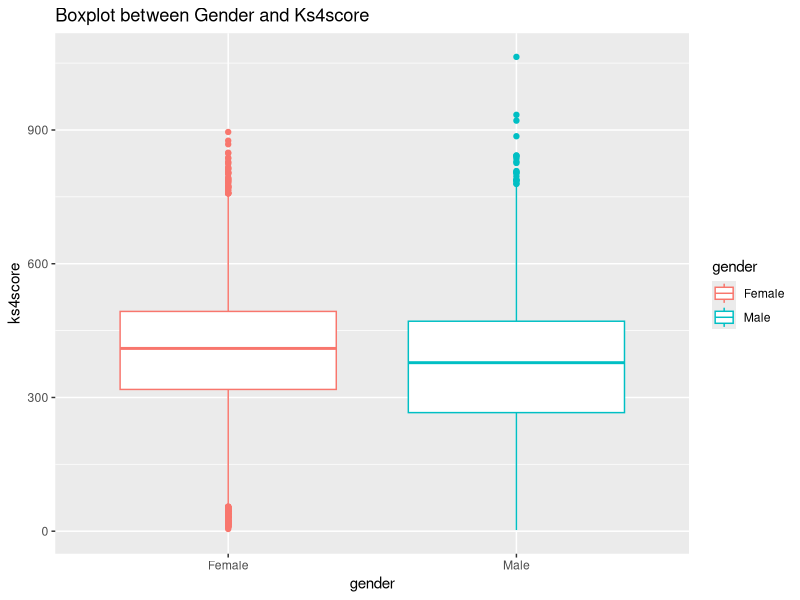
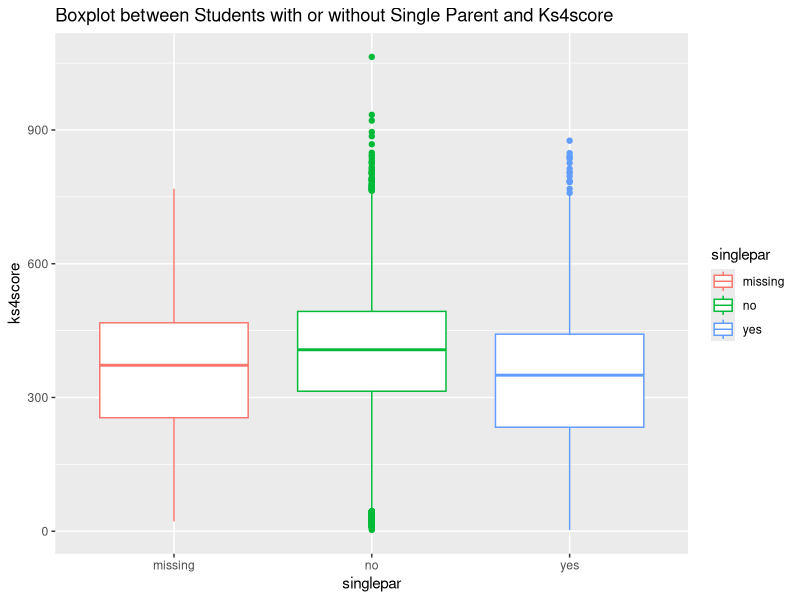
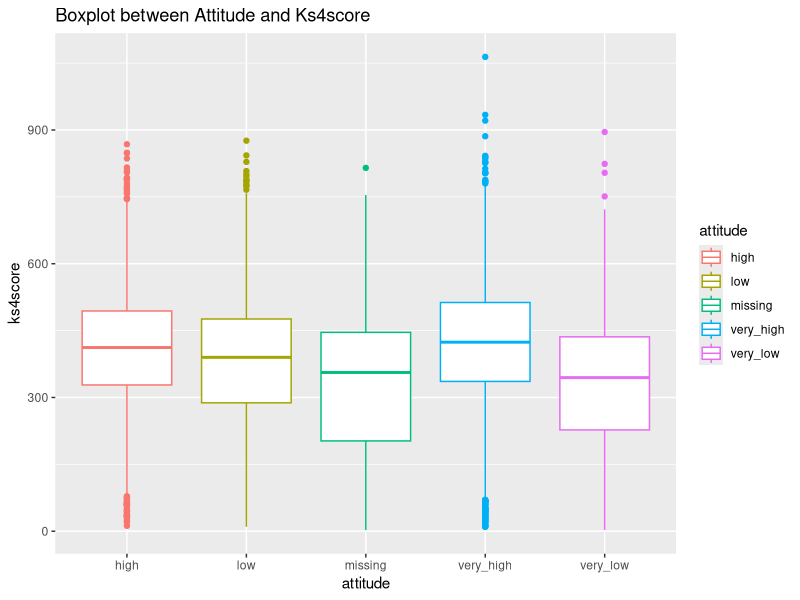
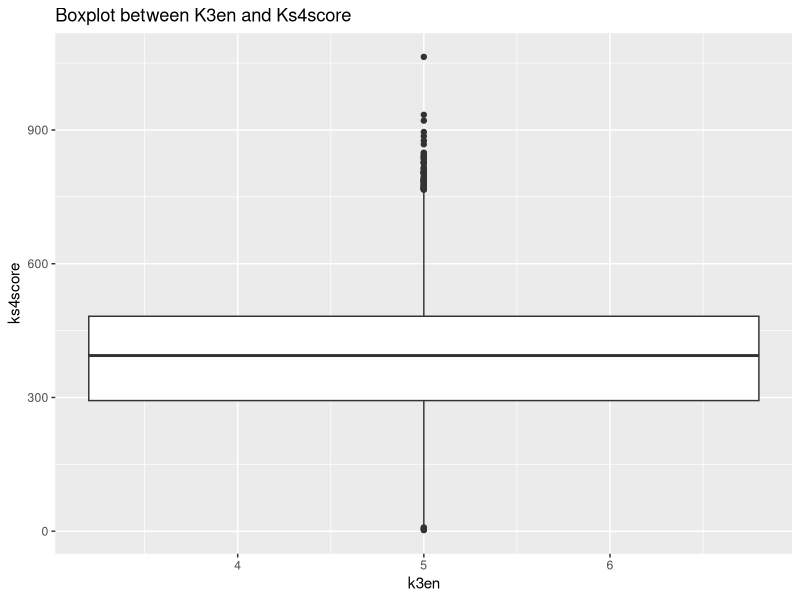
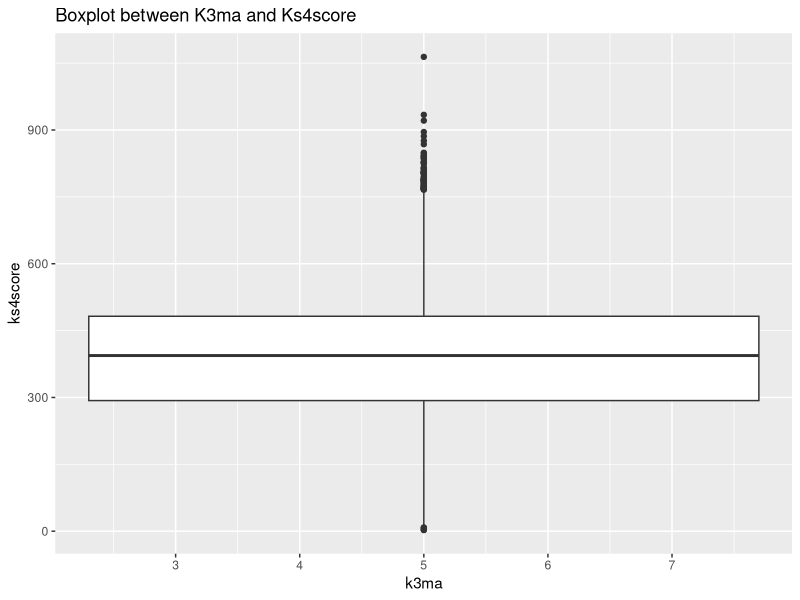
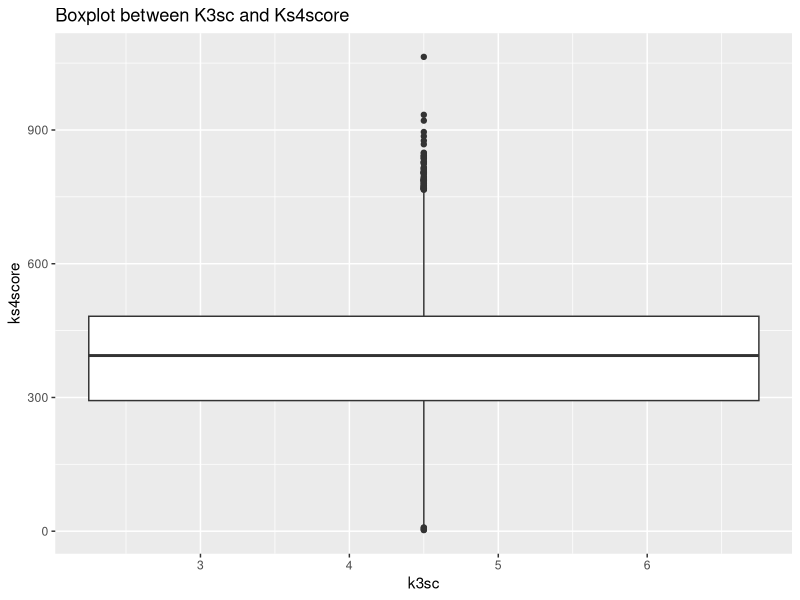

These charts were generated, in order, by the following R code:
## ---- chunk 1
# set up
rm(list=ls())
library(dplyr)       
library(tidyr)      
library(readr)      
library(lubridate)
library(arm)
library(tidyselect)
library(ggplot2)
## ---- chunk 2
# Data Loading
data<-read.csv("RWNS_final.csv", header=TRUE,stringsAsFactors=TRUE)
## ---- chunk 3
head(data)
summary(data)
## ---- chunk 4
# no clear relationship between gender and ks4score
ggplot(data, aes(x=gender,y=ks4score, color=gender)) + geom_boxplot() + labs(title = 'Boxplot between Gender and Ks4score')

# students with or without single parent household have slightly different ks4score
ggplot(data, aes(x=singlepar,y=ks4score, color=singlepar)) + geom_boxplot() + labs(title = 'Boxplot between Students with or without Single Parent and Ks4score')

# students with very_high attitude tend to have higher median ks4score
ggplot(data, aes(x=attitude,y=ks4score, color=attitude)) + geom_boxplot() + labs(title = 'Boxplot between Attitude and Ks4score')

# compare ks3 subject scores with ks4score
ggplot(data, aes(x=k3en,y=ks4score, color=k3en)) + geom_boxplot()+ labs(title = 'Boxplot between K3en and Ks4score')
ggplot(data, aes(x=k3ma,y=ks4score, color=k3en)) + geom_boxplot()+ labs(title = 'Boxplot between K3ma and Ks4score')
ggplot(data, aes(x=k3sc,y=ks4score, color=k3en)) + geom_boxplot()+ labs(title = 'Boxplot between K3sc and Ks4score')
